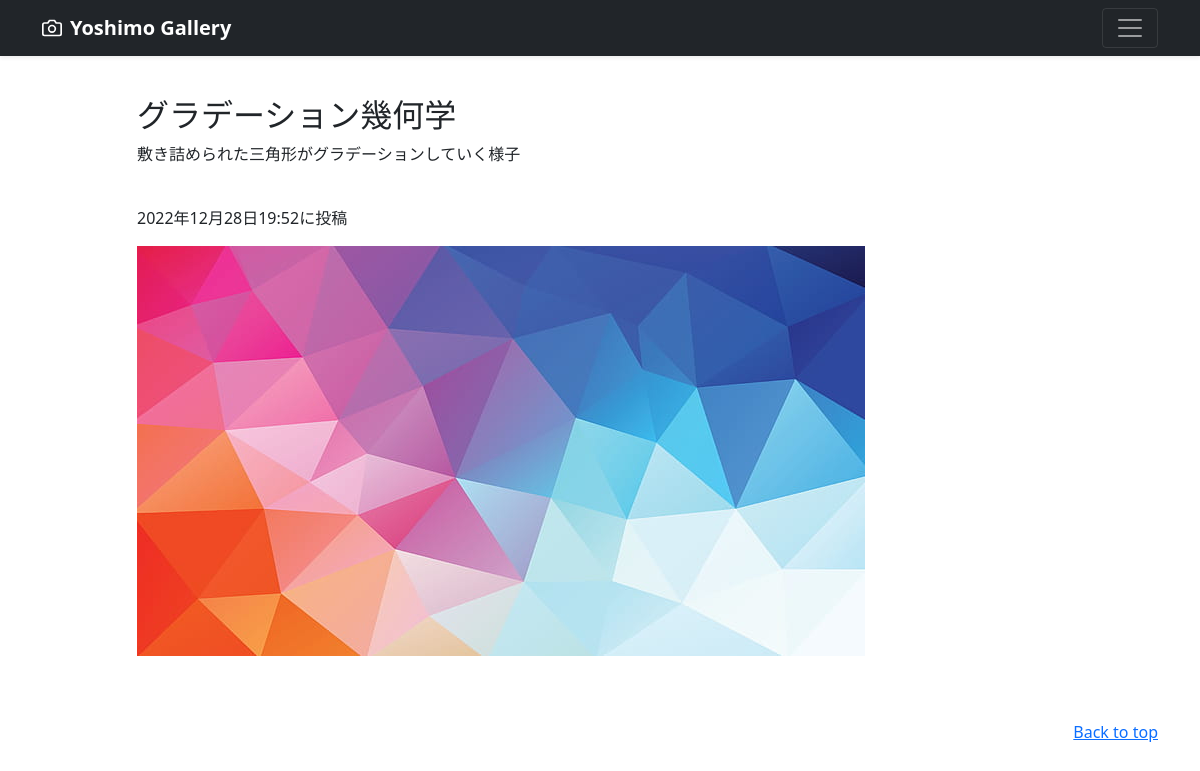
Page /photo-detail/1 (signed in) on the committed database.
### photo/models.py (models this page shows, shortened)
class PhotoPost(models.Model):
    user=models.ForeignKey(
        CustomUser,
        verbose_name="ユーザー",
        on_delete=models.CASCADE
    )
    category=models.ForeignKey(
        Category,
        verbose_name="カテゴリ",
        on_delete=models.PROTECT
    )
    title=models.CharField(
        verbose_name="タイトル",
        max_length=200
    )
    comment=models.TextField(
        verbose_name="コメント"
    )
    image1=models.ImageField(
        verbose_name="イメージ1",
        upload_to="photos" #MEDIA_ROOT以下のphotosにファイルを保存
    )
    image2=models.ImageField(
        verbose_name="イメージ2",
        upload_to="photos",
        blank=True, #フィールドの値の設定は必須ではない
        null=True  #データベースにnullが保存されることを許容
    )
    posted_at=models.DateTimeField(
        verbose_name="投稿日時",
        auto_now_add=True
    )

### photo/views.py (the view)
# urls.py: path("photo-detail/<int:pk>",views.DetailView.as_view(),name="photo_detail"),
class DetailView(DetailView):
    template_name="detail.html"
    model=PhotoPost

### photo/templates/detail.html (shortened to what this page needs)
{% extends 'base.html' %}
{% block contents %}
    <br><br><br><br>
    <div class="container">
        <div class="row">
            <div class="col offset-1">
                <h2>{{object.title}}</h2>
                <p>{{object.comment}}</p>
                <br>
                <p>{{object.posted_at}}に投稿</p>
                <p><img src="{{object.image1.url}}" alt="写真"></p>
            </div>
        </div>
    </div>
{% endblock contents %}

### rows in the picture
PhotoPost: title "グラデーション幾何学", comment "敷き詰められた三角形がグラデーションしていく様子", posted_at "2022年12月28日19:52", image1 (picture)
